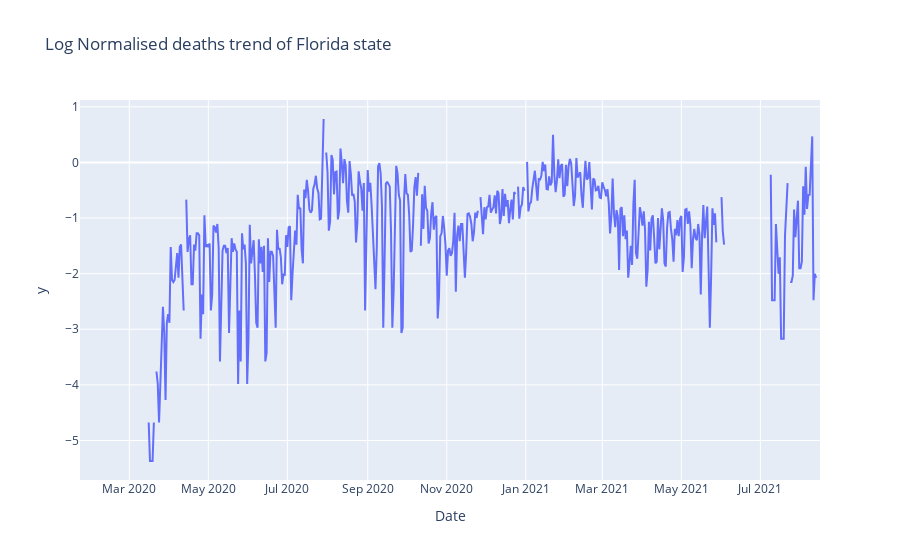

Write notebook code for a chart like this one.
### Code cell
fig6_fl = px.line(FLstate_date, x="Date", y=np.log(FLstate_date['Num of Deaths Per Day Normalized']),title='Log Normalised deaths trend of Florida state')
fig6_fl.show()

### Figure 1 — Plotly figure (JSON) as saved in the notebook; plotly's stock layout.template omitted (floating-point values rounded to 4 significant figures; data arrays with more than 128 entries replaced by an {"elided": "..."} marker saying what was removed)
{"data": [{"hovertemplate": "Date=%{x}<br>y=%{y}<extra></extra>", "legendgroup": "", "line": {"color": "#636efa", "dash": "solid"}, "mode": "lines", "name": "", "orientation": "v", "showlegend": false, "type": "scatter", "x": {"elided": "572 str values"}, "xaxis": "x", "y": {"elided": "572 float values"}, "yaxis": "y"}], "layout": {"legend": {"tracegroupgap": 0}, "title": {"text": "Log Normalised deaths trend of Florida state"}, "xaxis": {"anchor": "y", "domain": [0, 1], "title": {"text": "Date"}}, "yaxis": {"anchor": "x", "domain": [0, 1], "title": {"text": "y"}}}}
